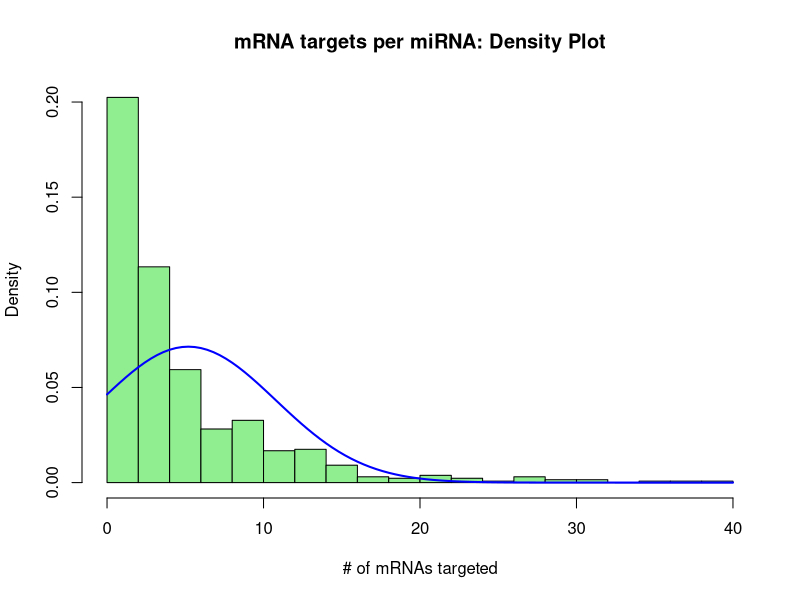
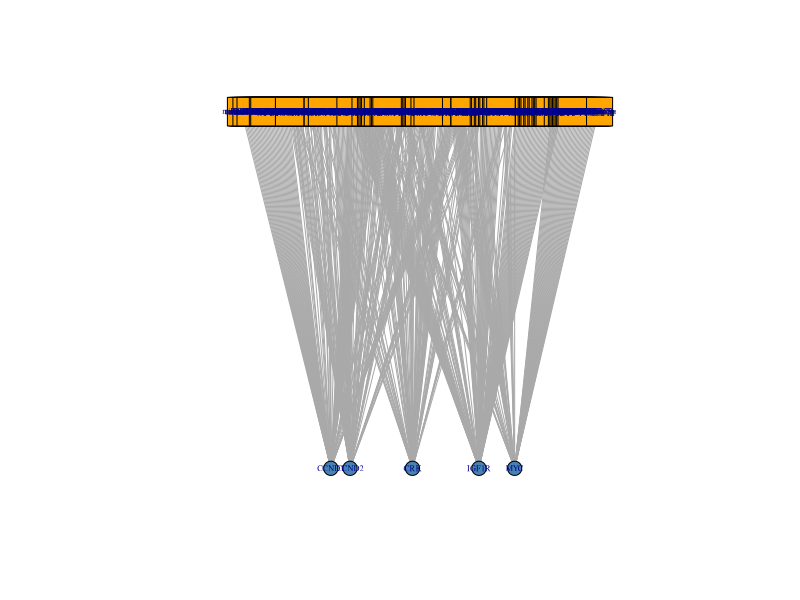
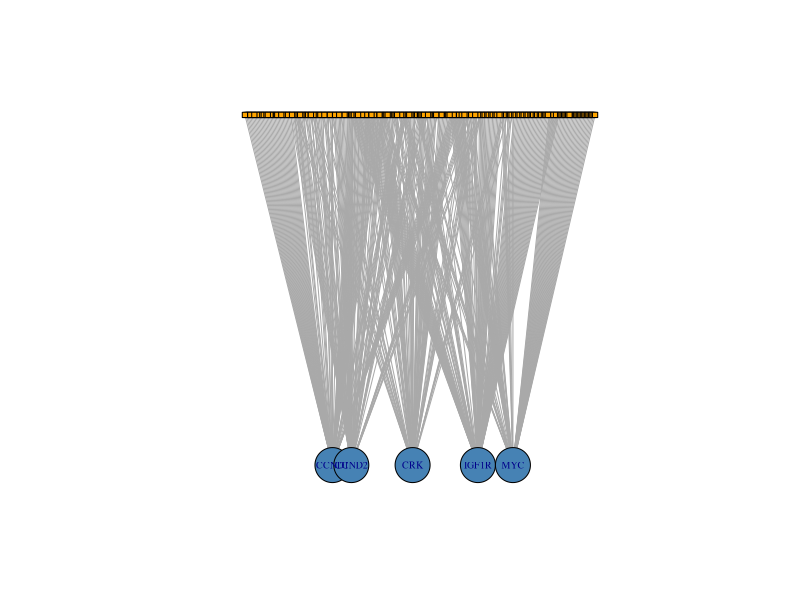
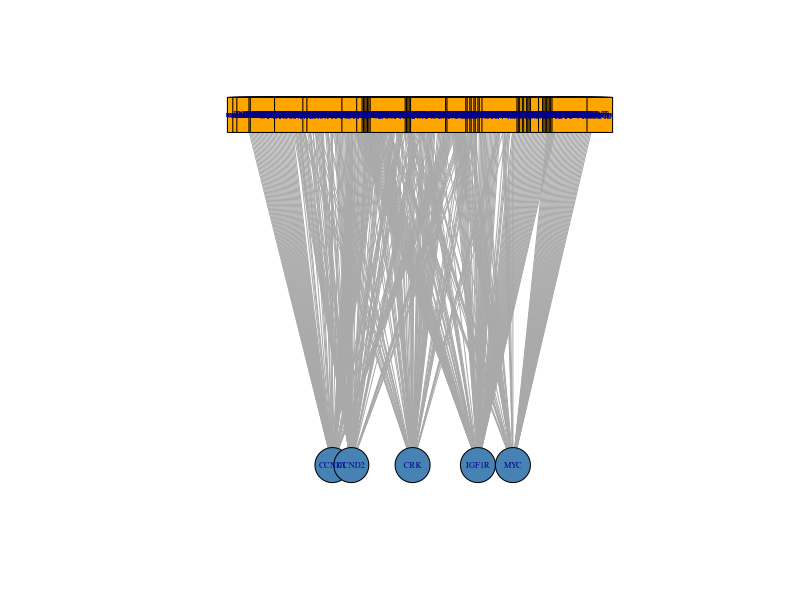
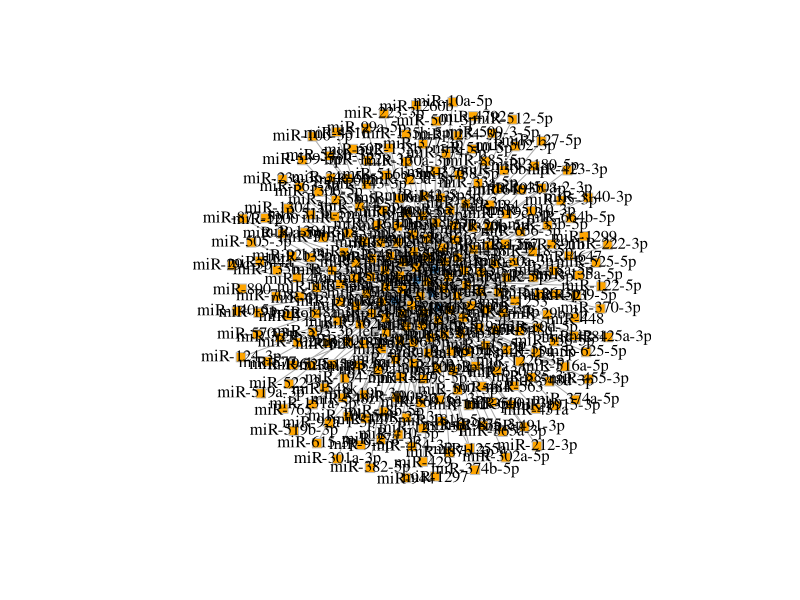
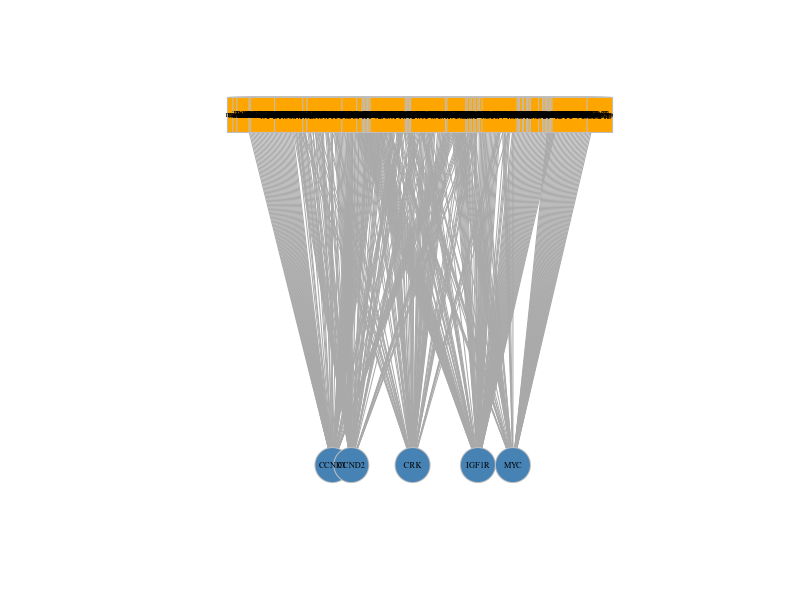
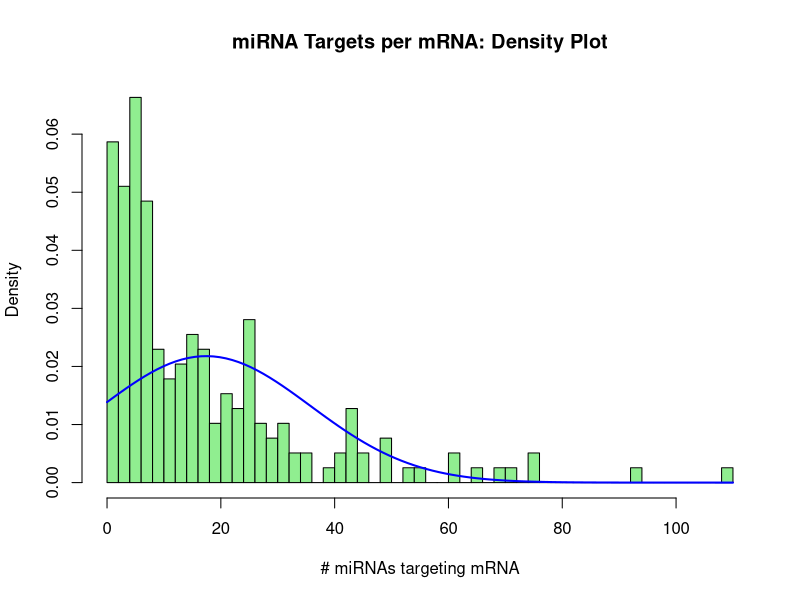
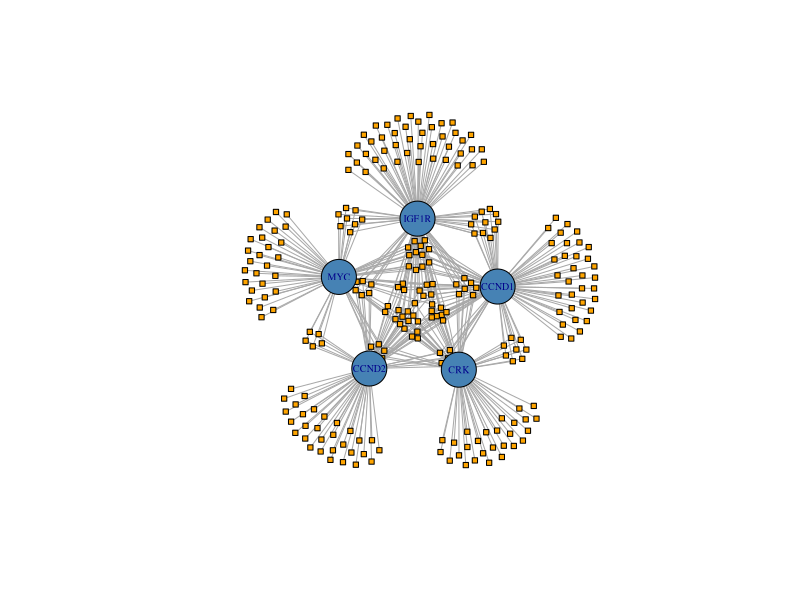

The R script that drew these images, in order: (Note: this script raises an error after producing the figures.)


## Comment the code
## Install packages
if (!require("rstudioapi")) {
  install.packages("rstudioapi", dependencies = TRUE)
  library(rstudioapi)
}

if (!require("ggplot2")) {
  install.packages("ggplot2", dependencies = TRUE)
  library(ggplot2)
}

if (!require("MASS")) {
  install.packages("MASS", dependencies = TRUE)
  library(MASS)
}

if (!require("Matrix")) {
  install.packages("Matrix", dependencies = TRUE)
  library(Matrix)
}

if (!require("igraph")) {
  install.packages("igraph", dependencies = TRUE)
  library(igraph)
}

# Set working directory to source file location
setwd(dirname(getActiveDocumentContext()$path))       

#Read .csv file into R data
miR <- read.csv("../Data/MirWalk_Trimmed.csv", header=TRUE)

nt <- read.csv("../Data/MirWalk_Subset.csv", header=TRUE)


## FREQUENCY DISTRIBUTIONS
## Plot frequency distributions of mRNA targets per miRNA, and targeting miRNAs per mRNA
## Tabulate the miRWalk output and run a frequency distribution for mRNA-miR/miR-mRNA targeting stats

#View(miR)
summary(miR)
summary(nt)

## FULL SET HISTOGRAMS
##  histogram miRNA targets per mRNA

Gene = miR$Gene
Gene.freq = table(Gene)
GeneTable <- cbind(Gene.freq)
colors = c("lightgreen")


png("../Fig_Output/H1.png")
H1 <- hist(GeneTable, freq=FALSE, 
                            main="miRNA Targets per mRNA: Density Plot", xlab = "# miRNAs targeting mRNA", breaks=50, col="lightgreen"
                            )
curve(dnorm(x, mean=mean(Gene.freq), sd=sd(Gene.freq)), add=TRUE, col="blue", lwd=2)
print(H1)
dev.off()

## histogram mRNAs targeted by miRNA

miRNA = miR$miRNA
miRNA.freq = table(miRNA)
miRTable <- cbind(miRNA.freq)
hist(miRTable, freq=FALSE, main = "mRNA targets per miRNA: Density Plot", xlab = "# of mRNAs targeted", breaks=20, col = "lightgreen")
curve(dnorm(x, mean=mean(miRNA.freq), sd=sd(miRNA.freq)), add=TRUE, col="blue", lwd=2)


## Visualize the complete bipartite graph
## https://rpubs.com/pjmurphy/317838
## Make a graph object from list
gNT <- graph.data.frame(nt)
gFULL <- graph.data.frame(miR)

gNT <- as.undirected(gNT, mode = c("collapse", "each", "mutual"),
              edge.attr.comb = igraph_opt("edge.attr.comb"))

## Simplify and make a graph gNT into a bipartite network

bipartite.mapping(gNT)

V(gNT)$type <- bipartite_mapping(gNT)$type

#plot(gNT)
#plot(gNT, vertex.label.cex = 1.0, vertex.label.color = "black")

## Format the labels and node shape/color
## Formatting for bipartite plots
##  https://kateto.net/netscix2016.html

V(gNT)$color <- ifelse(V(gNT)$type, "steelblue", "lightgreen")
V(gNT)$shape <- ifelse(V(gNT)$type, "circle", "square")

V(gNT)$color <- c("orange", "steelblue")[V(gNT)$type+1]
V(gNT)$shape <- c("square", "circle")[V(gNT)$type+1]
V(gNT)$size <- c(1.5, 20)[V(gNT)$type+1]
V(gNT)$label.cex <- c(0.0001, 1.0)[V(gNT)$type+1]

V(gNT)$label.cex <- c(0.0001, 0.6)[V(gNT)$type+1]
V(gNT)$size <- c(3, 20)[V(gNT)$type+1]


png("../Fig_Output/gNTplot.png")
gNTplot <- plot(gNT)
print(gNTplot)
dev.off()

png("../Fig_Output/gNTbipart.png")
gNTplot <- plot(gNT, layout=layout.bipartite)
print(gNTplot)
dev.off()

#  V(gNT)$label[V(gNT)$type==F] <- nt$miRNA[V(gNT)$type==F]

plot(gNT, layout=layout.bipartite, vertex.label.cex=0.5, vertex.size=(2-V(gNT)$type)*8)

plot(gNT, layout=layout.bipartite)

plot(gNT, layout=layout.bipartite, vertex.size=20, vertex.label.cex=0.5)

V(gNT)$label.color <- "black" ##ifelse(V(g)$type, "black", "white")
## V(g)$label.font <-  0.6
V(gNT)$label.cex <- 1 ##ifelse(V(g)$type, 0.8, 1.2)
## V(g)$label.dist <-0
V(gNT)$frame.color <-  "gray"
V(gNT)$size <- 5

plot(gNT, layout = layout_with_graphopt)

plot(gNT, layout=layout.bipartite, vertex.size=20, vertex.label.cex=0.5)


## Analyze the network as a single-mode network
## According to https://rpubs.com/pjmurphy/317838

## Calculating centrality

types <- V(g)$type                 ## getting each vertex `type` let's us sort easily
deg <- degree(g)
bet <- betweenness(g)
clos <- closeness(g)
eig <- eigen_centrality(g)$vector

cent_df <- data.frame(types, deg, bet, clos, eig)

cent_df[order(cent_df$type, decreasing = TRUE),] ## sort w/ `order` by `type`

## Size vertices by centralitry
V(g)$size <- degree(g)
V(g)$label.cex <- degree(g) * 0.000000000000000000001

gplot <- plot(g, layout = layout_with_graphopt)

## Save the Graph plot as .png file into fig_output
png("../fig_output/graph.png")
print(gplot)
dev.off()

##NETWORK GRAPH
##Create and plot a network graph from the adjacency list

#Convert into data frame
miRFrame <- data.frame(person=miR$Gene, gr=miR$miRNA, stringsAsFactors = F)

##Treat the adjacenty list as a bipartite network (coding genes and miRNAs each constitute the two bipartite modes of the network).
##Code was derived from social network modelling from the blog of Solomon Messing.
##https://solomonmessing.wordpress.com/2012/09/30/working-with-bipartiteaffiliation-network-data-in-r/

#Use functions from the R Matrix package to create an adjacency matrix 'A' from the imported list.
library(Matrix)

A <- spMatrix(nrow=length(unique(miRFrame$person)),
              ncol=length(unique(miRFrame$gr)),
              i = as.numeric(factor(miRFrame$person)),
              j = as.numeric(factor(miRFrame$gr)),
              x = rep(1, length(as.numeric(miRFrame$person))) )

row.names(A) <- levels(factor(miRFrame$person))
colnames(A) <- levels(factor(miRFrame$gr))
A

Arow <- tcrossprod(A)
Arow
head(Arow)

##Use the R Igraph package to create a network graph object.
library(igraph)

miRgraphAdj <- graph.adjacency(Arow, mode = 'undirected')
summary(miRgraphAdj)

##make each edge weight become 1, and then sum them back into an edge attribute
#http://stackoverflow.com/questions/12998456/r-igraph-convert-parallel-edges-to-weight-attribute
E(miRgraphAdj)$weight
E(miRgraphAdj)$weight <- 1
miRgraphAdj <- simplify(miRgraphAdj, edge.attr.comb=list(weight="sum"))

E(miRgraphAdj)$width <- E(miRgraphAdj)$weight
E(miRgraphAdj)$width
# direct output to a file
sink("EdgeFile", append=FALSE, split=FALSE)

##Assign vertex label attributes, color and font
V(miRgraphAdj)$label <- V(miRgraphAdj)$name
V(miRgraphAdj)$label.color <- rgb(0,0,.2,.8)
V(miRgraphAdj)$label.cex <- .6
V(miRgraphAdj)$label.cex <- .3
V(miRgraphAdj)$label.font <- 1
V(miRgraphAdj)$color <- rgb(1,0,0,.5)

miRgraphAdj <- simplify(miRgraphAdj, remove.loops = TRUE, remove.multiple = TRUE)

##Assign transparency as a function of Edge weight
egam <- (E(miRgraphAdj)$weight)/max(E(miRgraphAdj)$weight)
E(miRgraphAdj)$color <- rgb(.5,.5,0,egam)

##Plot the graph object, with vertex size as a function of 'betweeness' and edge width a function of edge weight.
##Apply scaling functions to create resolution for visual interpretation of the graph.
##Here, the user-derived betweeness(mirgraphAdj/33) and log(E(miRgraphAdj)$weight) were user-derived to reduce the 'hairball' and facilitate interpretation
plot(miRgraphAdj, vertex.size=betweenness(miRgraphAdj)/33, edge.width=log10(E(miRgraphAdj)$weight), layout=layout.kamada.kawai)


##For scaling vertex.size and edge widths for different graphs:
##plot(miRgraphAdj, vertex.size=betweenness(miRgraphAdj)/V_Scaling_Factor, edge.width=E_Scaling_Factor(E(miRgraphAdj)$weight), layout=layout.kamada.kawai)

##For the 5-gene subgraph found in Fig.3C (Input file 'Subset.R'):
plot(miRgraphAdj, vertex.size=20, edge.width=(E(miRgraphAdj)$weight)/10, layout=layout.fruchterman.reingold)
